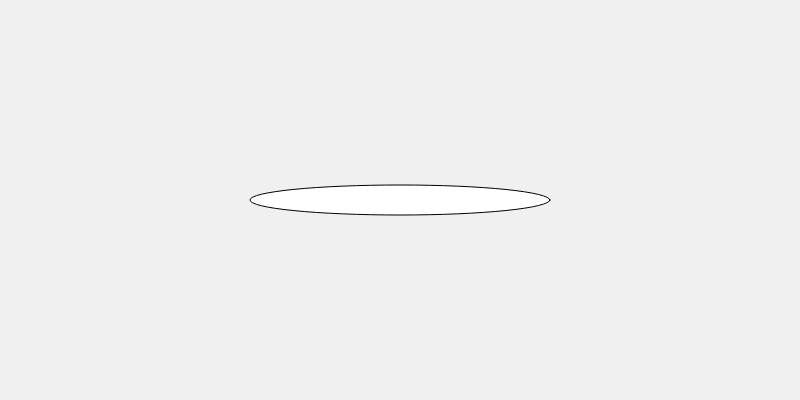
Frame 1 (no input)
Frame 60 (no input): identical to frame 1, image omitted
Frame 120 (the mouse pressed at the canvas centre since frame 60): identical to frame 1, image omitted

The p5.js sketch that drew this single still picture (run headless with seeded random() and noise() and a simulated clock; from frame 60 on, the mouse is pressed at the canvas centre):

// p5.js sketch
// ── sketch.js
function setup() {


//this declares to the computer to the computer a new place of reserved energy
//this meomory is referenced by the namespace "myFirstVar gets 60"
  var myfirstvar;

  myFIrstVar = 120+70;


  createCanvas(800, 400);
  background(240);

  translate(400,200);
  ellipse(0,0,300,30);

}
function draw() {




}
